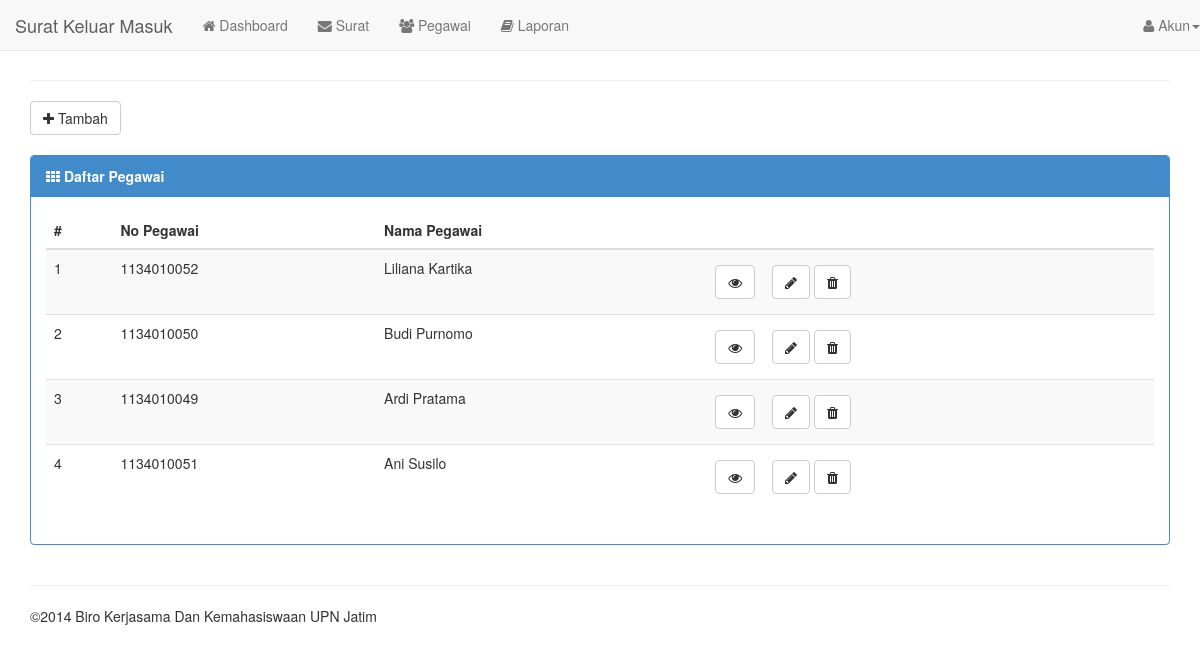
Page /?page=pegawai/index (signed in) on the earlier database version.
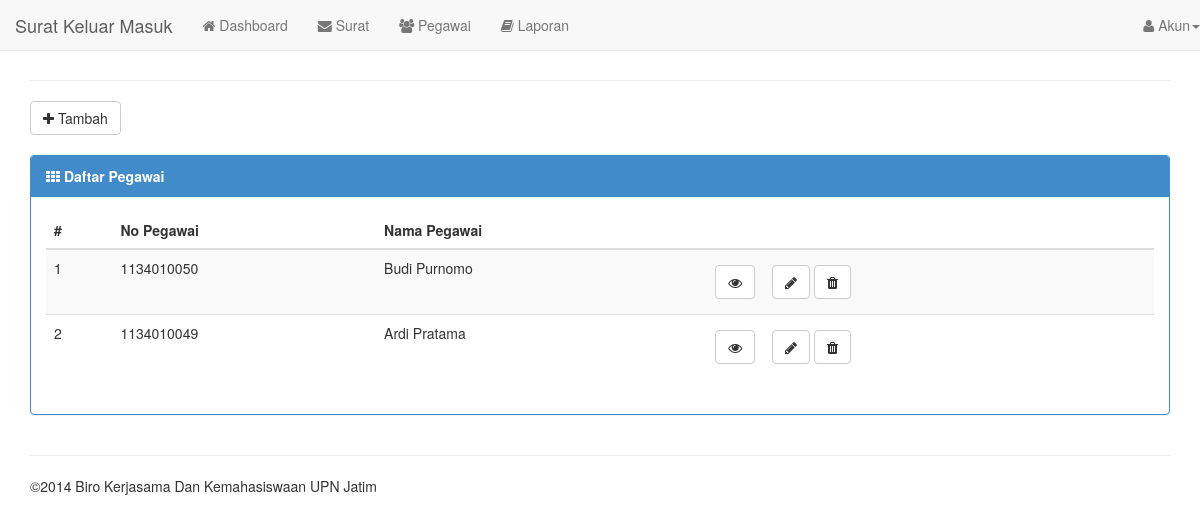
Same page on the later database version.
### tables this page shows
CREATE TABLE `pegawai` (
  `idpegawai` varchar(30) NOT NULL,
  `nama` varchar(45) DEFAULT NULL,
  `alamat` varchar(45) DEFAULT NULL,
  `kota` varchar(255) DEFAULT NULL,
  `tanggal_lahir` varchar(255) DEFAULT NULL,
  `telepon` varchar(255) DEFAULT NULL,
  `ponsel` varchar(45) DEFAULT NULL,
  `foto` varchar(255) NOT NULL DEFAULT 'nophoto.jpg',
  `delete` varchar(1) NOT NULL DEFAULT '0',
  `created_at` timestamp NULL DEFAULT CURRENT_TIMESTAMP ON UPDATE CURRENT_TIMESTAMP,
  PRIMARY KEY (`idpegawai`)
);

### models.php (called while the page is built, shortened)
<?php
function get_pegawai($order_by='created_at'){
    $query=mysql_query("select * from pegawai a, users b, bagian c where b.idusers=a.idpegawai and b.idbagian=c.idbagian order by $order_by DESC");
    return $query;
}
function get_login($tampil){
    $aktif=$_SESSION['idusers'];
    $query=mysql_query("select * from users a, pegawai b, bagian c where a.idusers=b.idpegawai and a.idusers='$aktif' and a.idbagian=c.idbagian");
    $data=mysql_fetch_array($query);
    return $data[$tampil];
}
?>

### module/pegawai/index.php (the view, shortened to what this page needs)
<div class="row clearfix">
	<div class="col-md-12">
    <a href="./?page=pegawai/tambah"><button class="btn btn-default"><i class="fa fa-plus"></i> Tambah</button></a>
    <div class="clearfix"></div><br />
        <div class="panel panel-primary">
            <div class="panel-heading"><i class="fa fa-th"></i> <strong>Daftar Pegawai</strong></div>
            <div class="panel-body">
                <table class="table table-hover table-striped">
                    <thead>
                        <tr>
                            <th>#</th>
                            <th>No Pegawai</th>
                            <th>Nama Pegawai</th>
                            <th></th>
                        </tr>
                    </thead>
                    <tbody>
                        <?php $data=get_pegawai('nama');?>
                        <?php $i=1;while($result=mysql_fetch_array($data)){?>
                            <tr>
                            <td><?= $i ?></td>
                            <td><?= $result['idpegawai'] ?></td>
                            <td><?= $result['nama'] ?></td>
                            <td>
                                <a id="<?= $result['idpegawai'] ?>" href="#<?= $result['idpegawai'] ?>" role="button" class="btn" data-toggle="modal"><button class="btn btn-default"><i class="fa fa-eye"></i></button></a>
                                <a href="./?page=pegawai/edit&id=<?= $result['idpegawai'] ?>"><button class="btn btn-default"><i class="fa fa-pencil"></i></button></a>
                                <a href="./?page=pegawai/edit&id=#"><button class="btn btn-default"><i class="fa fa-trash"></i></button></a>
                            </td>
                            </tr>
                        <?php $i++; } ?>
                    </tbody>
                </table>
            </div>
        </div>
	</div>
</div>

### header.php (shortened to what this page needs)
<!DOCTYPE html>
<html lang="en">
<head>
	<link href="css/bootstrap.min.css" rel="stylesheet"/>
	<link href="css/style.css" rel="stylesheet"/>
    <link href="css/font-awesome.min.css" rel="stylesheet" />
    <link href="css/jquery.dataTables.min.css" rel="stylesheet" />
</head>
<body>
<div class="container">
<div class="row clearfix">
		<div class="col-md-12 column">
			<nav class="navbar navbar-default navbar-fixed-top" role="navigation">
				<div class="navbar-header">
					 <div class="navbar-brand"><?php echo nama_aplikasi ?></div>
				</div>
				<div class="collapse navbar-collapse" id="bs-example-navbar-collapse-1">
					<ul class="nav navbar-nav">
                        <?php if(isset($_SESSION['login']) && $_SESSION['login']==true){?>
		                <li><a href="./?page=dashboard"><i class="fa fa-home"></i> Dashboard</a></li>
                        <li><a href="./?page=surat/index"><i class="fa fa-envelope"></i> Surat</a></li>
					    <?php if(get_login('idbagian')>=2){?>
                            <li><a href="./?page=pegawai/index"><i class="fa fa-users"></i> Pegawai</a></li>
					       <li><a href="./?page=laporan/index"><i class="fa fa-book"></i> Laporan</a></li>
					    <?php } ?>
					    <?php } ?>
                    </ul>
					<?php if(isset($_SESSION['login']) && $_SESSION['login']==true){?>
		                  <ul class="nav navbar-nav navbar-right">
    						<li class="dropdown">
    							 <a href="#" class="dropdown-toggle" data-toggle="dropdown"><i class="fa fa-user"></i> Akun<strong class="caret"></strong></a>
    						</li>
    					</ul>
					<?php } ?>
				</div>
			</nav>
		</div>
	</div>

### index.php (shortened to what this page needs)
<?php
require 'header.php';
?>
    <hr />
<?php
if (isset($_SESSION['login']) && $_SESSION['login'] == true)
{
    if (isset($_GET['page']))
    {
        require_once 'module/' . $_GET['page'] . '.php';
    }
} else
{
    require_once 'module/home.php';
}
?>
<?php
require 'footer.php';
?>

### footer.php
<hr />
	<div class="row clearfix">
		<div class="col-md-12 column">
			 &COPY;2014 Biro Kerjasama Dan Kemahasiswaan UPN Jatim
		</div>
	</div>
</div>
</body>
</html>

Differences in the rows shown:
removed pegawai: idpegawai "1134010052", nama "Liliana Kartika"
removed pegawai: idpegawai "1134010051", nama "Ani Susilo"
